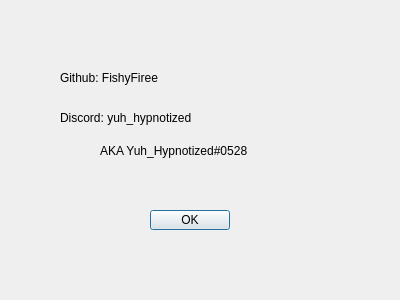
<?xml version="1.0" encoding="UTF-8"?>
<ui version="4.0">
 <class>AboutMeWindow</class>
 <widget class="QDialog" name="AboutMeWindow">
  <property name="geometry">
   <rect>
    <x>0</x>
    <y>0</y>
    <width>400</width>
    <height>300</height>
   </rect>
  </property>
  <property name="windowTitle">
   <string>Dialog</string>
  </property>
  <widget class="QLabel" name="label">
   <property name="geometry">
    <rect>
     <x>60</x>
     <y>70</y>
     <width>171</width>
     <height>16</height>
    </rect>
   </property>
   <property name="text">
    <string>Github: FishyFiree</string>
   </property>
  </widget>
  <widget class="QLabel" name="label_2">
   <property name="geometry">
    <rect>
     <x>60</x>
     <y>110</y>
     <width>161</width>
     <height>16</height>
    </rect>
   </property>
   <property name="text">
    <string>Discord: yuh_hypnotized</string>
   </property>
  </widget>
  <widget class="QLabel" name="label_3">
   <property name="geometry">
    <rect>
     <x>100</x>
     <y>140</y>
     <width>191</width>
     <height>21</height>
    </rect>
   </property>
   <property name="text">
    <string>AKA Yuh_Hypnotized#0528</string>
   </property>
  </widget>
  <widget class="QPushButton" name="pushButton">
   <property name="geometry">
    <rect>
     <x>150</x>
     <y>210</y>
     <width>80</width>
     <height>20</height>
    </rect>
   </property>
   <property name="text">
    <string>OK</string>
   </property>
  </widget>
 </widget>
 <resources/>
 <connections/>
</ui>
